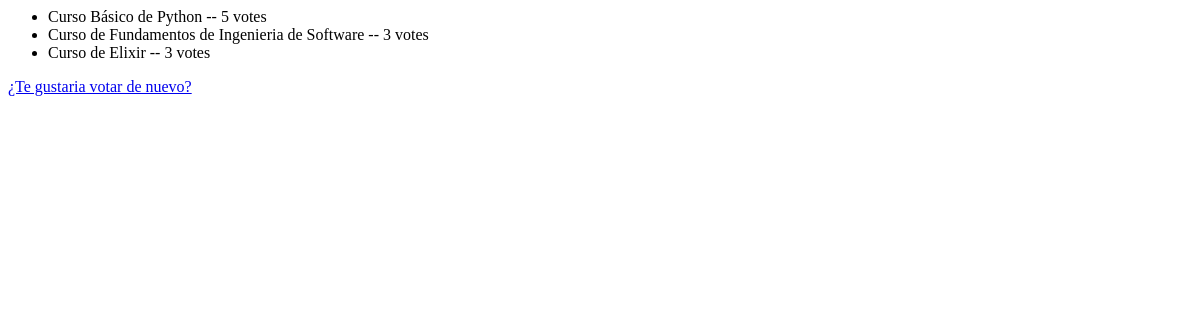
The app's page /polls/1/results/, older data.
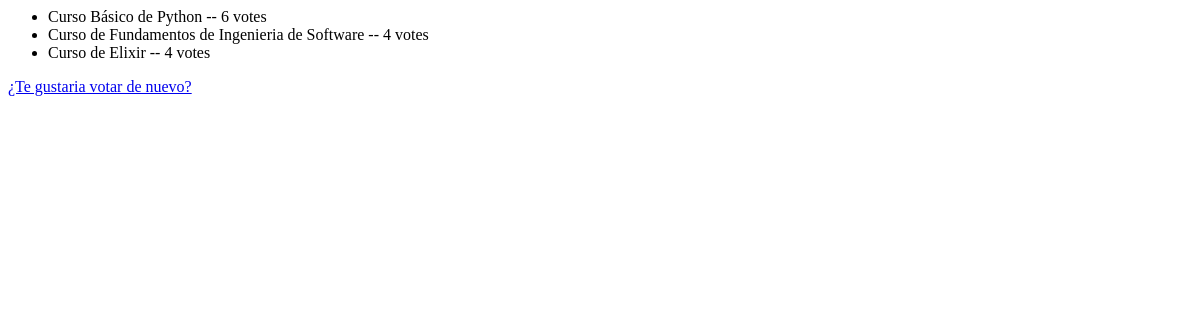
The same page, newer data.
### polls/models.py (models this page shows, shortened)
class Choice(models.Model):
    question = models.ForeignKey(Question, on_delete=models.CASCADE)
    choice_text = models.CharField(max_length=200)
    votes = models.IntegerField(default=0)

### polls/views.py (the view)
# urls.py: path("<int:pk>/results/", views.ResultlView.as_view(), name="results"),
class ResultlView(generic.DetailView):
    model = Question
    template_name= "polls/results.html"

### polls/templates/polls/results.html (shortened to what this page needs)
<ul>
    {% for choice  in question.choice_set.all  %}
    <li>{{choice.choice_text}} -- {{choice.votes}} vote{{choice.votes|pluralize}}</li>
    {% endfor %}
</ul>
<a href="{% url 'polls:detail' question.id %}">¿Te gustaria votar de nuevo?</a>

Row changes from the older to the newer data that the page shows:
changed Choice "Curso Básico de Python": votes "5" → "6"
changed Choice "Curso de Fundamentos de Ingenieria de Software": votes "3" → "4"
changed Choice "Curso de Elixir": votes "3" → "4"
